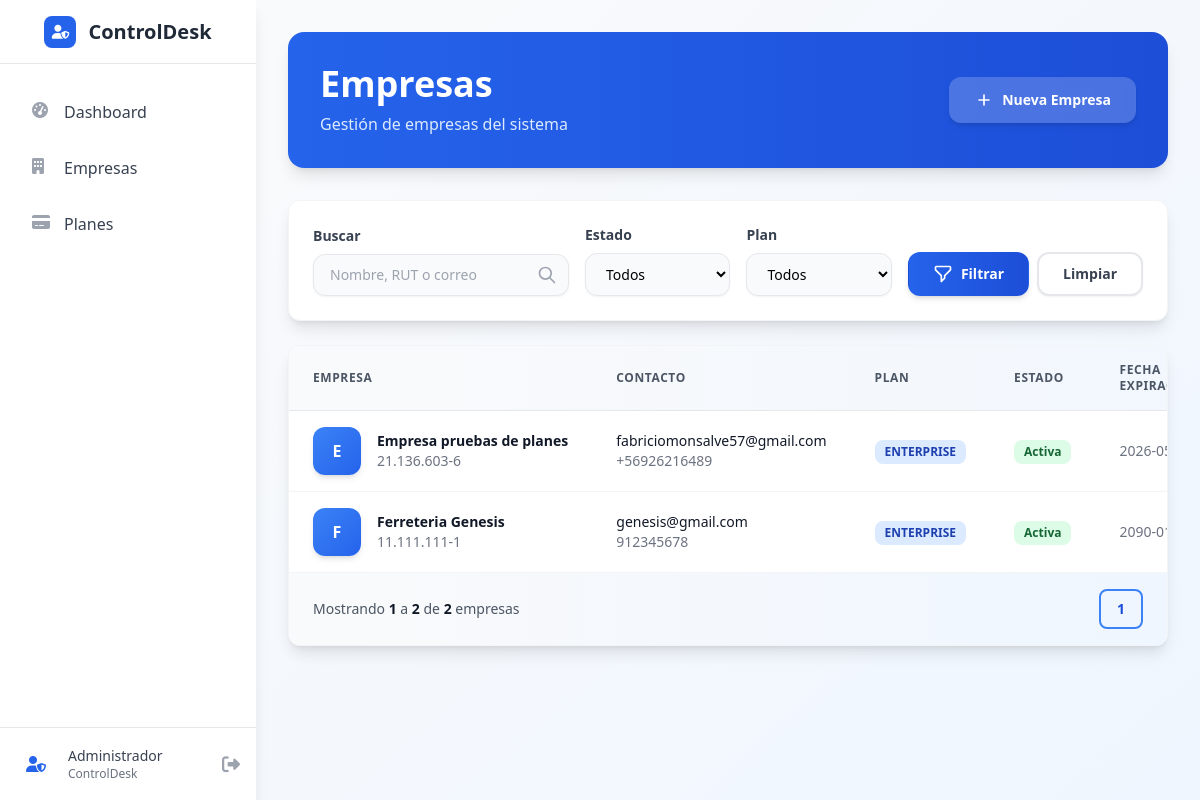
Screenshot of /admin/empresas (signed in) with the database file from the repository.
### app/models/empresa.py (models this page shows, shortened)
class Empresa(db.Model):
    __tablename__ = 'empresas'
    id = db.Column(db.Integer, primary_key=True)
    nombre = db.Column(db.String(100), nullable=False, unique=True)
    pin_hash = db.Column(db.String(255), nullable=False)
    estado = db.Column(db.String(20), nullable=False, default='activa')
    fecha_creacion = db.Column(db.DateTime, nullable=False, default=datetime.utcnow)
    rut_empresa = db.Column(db.String(20), nullable=True)
    correo = db.Column(db.String(120), nullable=True)
    telefono = db.Column(db.String(20), nullable=True)
    direccion = db.Column(db.String(200), nullable=True)
    ultimo_acceso = db.Column(db.DateTime, nullable=True)
    plan_id = db.Column(db.Integer, db.ForeignKey('planes.id'), nullable=True)
    fecha_inicio_plan = db.Column(db.DateTime, nullable=True)
    fecha_expiracion_plan = db.Column(db.DateTime, nullable=True)
    rubros = db.relationship('Rubro', backref='empresa', lazy=True, cascade='all, delete-orphan')
    movimientos = db.relationship('Movimiento', backref='empresa', lazy=True, cascade='all, delete-orphan')
    categorias = db.relationship('Categoria', backref='empresa', lazy=True, cascade='all, delete-orphan')
    users = db.relationship('User', backref='empresa', lazy=True)
    def to_dict(self):
        return {
            'id': self.id,
            'nombre': self.nombre,
            'estado': self.estado,
            'rut_empresa': self.rut_empresa,
            'correo': self.correo,
            'telefono': self.telefono,
            'direccion': self.direccion,
            'fecha_creacion': self.fecha_creacion.isoformat() if self.fecha_creacion else None,
            'ultimo_acceso': self.ultimo_acceso.isoformat() if self.ultimo_acceso else None,
            'plan_id': self.plan_id,
            'fecha_inicio_plan': self.fecha_inicio_plan.isoformat() if self.fecha_inicio_plan else None,
            'fecha_expiracion_plan': self.fecha_expiracion_plan.isoformat() if self.fecha_expiracion_plan else None,
            'plan': self.plan.to_dict() if self.plan else None
        }

### app/models/plan.py (models this page shows, shortened)
class Plan(db.Model):
    __tablename__ = 'planes'
    id = db.Column(db.Integer, primary_key=True)
    nombre = db.Column(db.String(50), unique=True, nullable=False)  # FREE, BASIC, PRO, ENTERPRISE
    descripcion = db.Column(db.String(200), nullable=True)
    precio_mensual = db.Column(db.Float, default=0.0)
    activo = db.Column(db.Boolean, default=True)
    max_rubros = db.Column(db.Integer, default=3)  # Límite de rubros
    max_categorias = db.Column(db.Integer, default=10)  # Límite de categorías
    max_usuarios = db.Column(db.Integer, default=1)  # Límite de usuarios
    max_movimientos_mensuales = db.Column(db.Integer, default=100)  # Límite de movimientos mensuales
    acceso_reportes_avanzados = db.Column(db.Boolean, default=False)  # Acceso a reportes avanzados
    acceso_export_pdf = db.Column(db.Boolean, default=False)  # Acceso a exportar PDF
    fecha_creacion = db.Column(db.DateTime, nullable=False, default=datetime.utcnow)
    empresas = db.relationship('Empresa', backref='plan', lazy=True)
    def to_dict(self):
        return {
            'id': self.id,
            'nombre': self.nombre,
            'descripcion': self.descripcion,
            'precio_mensual': self.precio_mensual,
            'activo': self.activo,
            'max_rubros': self.max_rubros,
            'max_categorias': self.max_categorias,
            'max_usuarios': self.max_usuarios,
            'max_movimientos_mensuales': self.max_movimientos_mensuales,
            'acceso_reportes_avanzados': self.acceso_reportes_avanzados,
            'acceso_export_pdf': self.acceso_export_pdf,
            'fecha_creacion': self.fecha_creacion.isoformat() if self.fecha_creacion else None
        }

### app/routes/admin.py (the view)
@admin_bp.route('/empresas')
@admin_required
def empresas_list():
    search = request.args.get('search', '')
    estado = request.args.get('estado', '')
    plan_id = request.args.get('plan_id', '')
    page = request.args.get('page', 1, type=int)
    result = AdminService.get_empresas_list(
        search=search,
        estado=estado if estado else None,
        plan_id=int(plan_id) if plan_id else None,
        page=page
    )
    plans = AdminService.get_planes_list()
    return render_template('admin/empresas.html',
                         empresas=result['empresas'],
                         pagination=result,
                         plans=plans,
                         search=search,
                         estado_filter=estado,
                         plan_filter=plan_id)

### app/models/user.py (called while the page is built)
    def is_admin(self):
        return self.role == 'ADMIN'

### app/services/admin_service.py (called while the page is built)
    @staticmethod
    def get_planes_list():
        planes = Plan.query.all()
        return [plan.to_dict() for plan in planes]

### app/templates/admin/empresas.html (shortened to what this page needs)
{% extends "base_admin.html" %}
{% block content %}
<div class="min-h-screen bg-gradient-to-br from-gray-50 to-blue-50 p-4 sm:p-6 lg:p-8">
    <div class="mb-6 sm:mb-8">
        <div class="bg-gradient-to-r from-blue-600 to-blue-700 rounded-2xl p-6 sm:p-8 shadow-lg">
            <div class="flex flex-col sm:flex-row sm:items-center sm:justify-between">
                <div>
                    <h1 class="text-2xl sm:text-3xl lg:text-4xl font-bold text-white">Empresas</h1>
                    <p class="mt-2 text-sm sm:text-base text-blue-100">Gestión de empresas del sistema</p>
                </div>
                <div class="mt-4 sm:mt-0">
                    <a href="{{ url_for('admin.empresas_create') }}" class="inline-flex items-center px-4 sm:px-6 py-2 sm:py-3 border border-transparent rounded-xl shadow-md text-sm font-semibold text-white bg-white/20 hover:bg-white/30 transition-all duration-300 backdrop-blur-sm">
                        <svg class="h-5 w-5 mr-2" fill="none" stroke="currentColor" viewBox="0 0 24 24">
                            <path stroke-linecap="round" stroke-linejoin="round" stroke-width="2" d="M12 6v6m0 0v6m0-6h6m-6 0H6"></path>
                        </svg>
                        Nueva Empresa
                    </a>
                </div>
            </div>
        </div>
    </div>
    <div class="bg-white rounded-xl shadow-lg hover:shadow-xl transition-all duration-300 p-5 sm:p-6 mb-6 border border-gray-100">
        <form method="GET" class="flex flex-col lg:flex-row lg:items-end gap-4">
            <div class="flex-1 min-w-64 w-full">
                <label class="block text-sm font-semibold text-gray-700 mb-2">Buscar</label>
                <div class="relative">
                    <input type="text" name="search" value="{{ search }}" placeholder="Nombre, RUT o correo" class="w-full rounded-xl border-gray-200 shadow-sm focus:border-blue-500 focus:ring-blue-500 sm:text-sm px-4 py-2.5 border bg-gray-50 focus:bg-white transition-all duration-200">
                    <svg class="h-5 w-5 absolute right-3 top-1/2 transform -translate-y-1/2 text-gray-400" fill="none" stroke="currentColor" viewBox="0 0 24 24">
                        <path stroke-linecap="round" stroke-linejoin="round" stroke-width="2" d="M21 21l-6-6m2-5a7 7 0 11-14 0 7 7 0 0114 0z"></path>
                    </svg>
                </div>
            </div>
            <div class="w-full lg:w-48">
                <label class="block text-sm font-semibold text-gray-700 mb-2">Estado</label>
                <select name="estado" class="w-full rounded-xl border-gray-200 shadow-sm focus:border-blue-500 focus:ring-blue-500 sm:text-sm px-4 py-2.5 border bg-gray-50 focus:bg-white transition-all duration-200">
                    <option value="">Todos</option>
                </select>
            </div>
            <div class="w-full lg:w-48">
                <label class="block text-sm font-semibold text-gray-700 mb-2">Plan</label>
                <select name="plan_id" class="w-full rounded-xl border-gray-200 shadow-sm focus:border-blue-500 focus:ring-blue-500 sm:text-sm px-4 py-2.5 border bg-gray-50 focus:bg-white transition-all duration-200">
                    <option value="">Todos</option>
                </select>
            </div>
            <div class="flex flex-col sm:flex-row gap-2 w-full lg:w-auto">
                <button type="submit" class="inline-flex items-center justify-center px-4 sm:px-6 py-2.5 border border-transparent rounded-xl shadow-md text-sm font-semibold text-white bg-gradient-to-r from-blue-600 to-blue-700 hover:from-blue-700 hover:to-blue-800 transition-all duration-300 transform hover:-translate-y-0.5">
                    <svg class="h-5 w-5 mr-2" fill="none" stroke="currentColor" viewBox="0 0 24 24">
                        <path stroke-linecap="round" stroke-linejoin="round" stroke-width="2" d="M3 4a1 1 0 011-1h16a1 1 0 011 1v2.586a1 1 0 01-.293.707l-6.414 6.414a1 1 0 00-.293.707V17l-4 4v-6.586a1 1 0 00-.293-.707L3.293 7.293A1 1 0 013 6.586V4z"></path>
                    </svg>
                    Filtrar
                </button>
                <a href="{{ url_for('admin.empresas_list') }}" class="inline-flex items-center justify-center px-4 sm:px-6 py-2.5 border-2 border-gray-200 rounded-xl shadow-sm text-sm font-semibold text-gray-700 bg-white hover:border-blue-300 hover:bg-blue-50 transition-all duration-300">
                    Limpiar
                </a>
            </div>
        </form>
    </div>
    <div class="bg-white rounded-xl shadow-lg hover:shadow-xl transition-all duration-300 overflow-hidden border border-gray-100">
        <div class="hidden lg:block overflow-x-auto lg:overflow-visible">
            <table class="min-w-full divide-y divide-gray-200">
                <thead class="bg-gradient-to-r from-gray-50 to-blue-50">
                    <tr>
                        <th class="px-4 sm:px-6 py-4 text-left text-xs font-bold text-gray-600 uppercase tracking-wider">Empresa</th>
                        <th class="px-4 sm:px-6 py-4 text-left text-xs font-bold text-gray-600 uppercase tracking-wider hidden sm:table-cell">Contacto</th>
                        <th class="px-4 sm:px-6 py-4 text-left text-xs font-bold text-gray-600 uppercase tracking-wider">Plan</th>
                        <th class="px-4 sm:px-6 py-4 text-left text-xs font-bold text-gray-600 uppercase tracking-wider">Estado</th>
                        <th class="px-4 sm:px-6 py-4 text-left text-xs font-bold text-gray-600 uppercase tracking-wider hidden md:table-cell">Fecha Expiración</th>
                    </tr>
                </thead>
                <tbody class="bg-white divide-y divide-gray-100">
                    {% for empresa in empresas %}
                    <tr class="hover:bg-blue-50 transition-colors duration-200 group">
                        <td class="px-4 sm:px-6 py-4 whitespace-nowrap">
                            <div class="flex items-center">
                                <div class="flex-shrink-0 h-10 w-10 sm:h-12 sm:w-12 bg-gradient-to-br from-blue-500 to-blue-600 rounded-xl flex items-center justify-center shadow-md group-hover:shadow-lg transition-shadow">
                                    <span class="text-white font-bold text-sm sm:text-base">{{ empresa.nombre[0]|upper }}</span>
                                </div>
                                <div class="ml-3 sm:ml-4">
                                    <div class="text-sm font-semibold text-gray-900 group-hover:text-blue-600 transition-colors">{{ empresa.nombre }}</div>
                                    <div class="text-xs sm:text-sm text-gray-500">{{ empresa.rut_empresa or 'Sin RUT' }}</div>
                                </div>
                            </div>
                        </td>
                        <td class="px-4 sm:px-6 py-4 whitespace-nowrap hidden sm:table-cell">
                            <div class="text-sm text-gray-900">{{ empresa.correo or '-' }}</div>
                            <div class="text-xs sm:text-sm text-gray-500">{{ empresa.telefono or '-' }}</div>
                        </td>
                        <td class="px-4 sm:px-6 py-4 whitespace-nowrap">
                            <span class="inline-flex items-center px-2.5 py-1 rounded-lg text-xs font-semibold {% if empresa.plan_nombre %}bg-blue-100 text-blue-800{% else %}bg-gray-100 text-gray-600{% endif %}">
                                {{ empresa.plan_nombre or 'Sin plan' }}
                            </span>
                        </td>
                        <td class="px-4 sm:px-6 py-4 whitespace-nowrap">
                            <span class="inline-flex items-center px-2.5 py-1 rounded-lg text-xs font-semibold {% if empresa.estado == 'activa' %}bg-green-100 text-green-800{% else %}bg-red-100 text-red-800{% endif %}">
                                {{ empresa.estado|capitalize }}
                            </span>
                        </td>
                        <td class="px-4 sm:px-6 py-4 whitespace-nowrap text-xs sm:text-sm text-gray-500 hidden md:table-cell">
                            {{ empresa.fecha_expiracion_plan.split('T')[0] if empresa.fecha_expiracion_plan else '-' }}
                        </td>
                    </tr>
                    {% endfor %}
                </tbody>
            </table>
        </div>
        {% if pagination.total > 0 %}
        <div class="bg-gradient-to-r from-gray-50 to-blue-50 px-4 sm:px-6 py-4 border-t border-gray-100">
            <div class="flex flex-col sm:flex-row justify-between items-center gap-4">
                <div class="text-xs sm:text-sm text-gray-600">
                    Mostrando <span class="font-semibold text-gray-900">{{ ((pagination.current_page - 1) * 10 + 1) }}</span> a <span class="font-semibold text-gray-900">{{ (pagination.current_page * 10 if pagination.current_page * 10 < pagination.total else pagination.total) }}</span> de <span class="font-semibold text-gray-900">{{ pagination.total }}</span> empresas
                </div>
                <div class="flex items-center space-x-2">
                    <span class="inline-flex items-center px-4 py-2 rounded-lg border-2 border-blue-500 bg-blue-50 text-blue-700 text-sm font-bold">{{ pagination.current_page }}</span>
                </div>
            </div>
        </div>
        {% endif %}
    </div>
</div>
{% endblock %}

### rows the page displays
Empresa: nombre "E", nombre "Empresa pruebas de planes", rut_empresa "21.136.603-6", correo "fabriciomonsalve57@gmail.com", telefono "+56926216489", estado "Activa"
Plan: nombre "ENTERPRISE" "ENTERPRISE"
Empresa: nombre "F", nombre "Ferreteria Genesis", rut_empresa "11.111.111-1", correo "genesis@gmail.com", telefono "912345678", estado "Activa"

### other values shown
{{ ((pagination.current_page - 1) * 10 + 1) }} "1"
{{ pagination.total }} "2"
{{ pagination.current_page }} "1"
